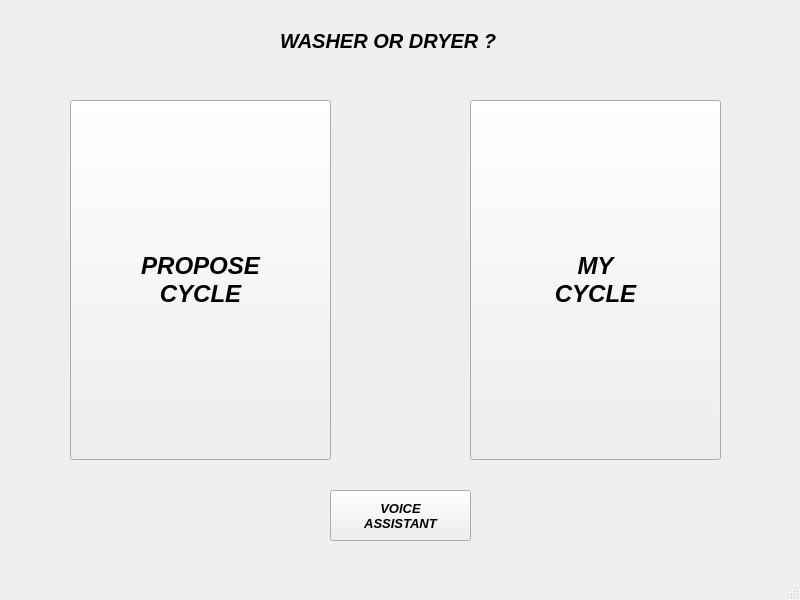
<?xml version="1.0" encoding="UTF-8"?>
<ui version="4.0">
 <class>MainWindow</class>
 <widget class="QMainWindow" name="MainWindow">
  <property name="geometry">
   <rect>
    <x>0</x>
    <y>0</y>
    <width>800</width>
    <height>600</height>
   </rect>
  </property>
  <property name="windowTitle">
   <string>MainWindow</string>
  </property>
  <widget class="QWidget" name="centralwidget">
   <widget class="QPushButton" name="pushButton">
    <property name="geometry">
     <rect>
      <x>70</x>
      <y>100</y>
      <width>261</width>
      <height>360</height>
     </rect>
    </property>
    <property name="font">
     <font>
      <family>Arial</family>
      <pointsize>18</pointsize>
      <weight>75</weight>
      <italic>true</italic>
      <bold>true</bold>
     </font>
    </property>
    <property name="text">
     <string>PROPOSE
CYCLE</string>
    </property>
   </widget>
   <widget class="QPushButton" name="pushButton_2">
    <property name="geometry">
     <rect>
      <x>470</x>
      <y>100</y>
      <width>251</width>
      <height>360</height>
     </rect>
    </property>
    <property name="font">
     <font>
      <family>Arial</family>
      <pointsize>18</pointsize>
      <weight>75</weight>
      <italic>true</italic>
      <bold>true</bold>
     </font>
    </property>
    <property name="text">
     <string>MY
CYCLE</string>
    </property>
   </widget>
   <widget class="QLabel" name="label">
    <property name="geometry">
     <rect>
      <x>280</x>
      <y>20</y>
      <width>271</width>
      <height>41</height>
     </rect>
    </property>
    <property name="font">
     <font>
      <family>Arial</family>
      <pointsize>15</pointsize>
      <weight>75</weight>
      <italic>true</italic>
      <bold>true</bold>
     </font>
    </property>
    <property name="text">
     <string>WASHER OR DRYER ?</string>
    </property>
   </widget>
   <widget class="QPushButton" name="pushButton_5">
    <property name="geometry">
     <rect>
      <x>330</x>
      <y>490</y>
      <width>141</width>
      <height>51</height>
     </rect>
    </property>
    <property name="font">
     <font>
      <family>Arial</family>
      <pointsize>10</pointsize>
      <weight>75</weight>
      <italic>true</italic>
      <bold>true</bold>
      <strikeout>false</strikeout>
     </font>
    </property>
    <property name="text">
     <string>VOICE
ASSISTANT</string>
    </property>
   </widget>
  </widget>
  <widget class="QMenuBar" name="menubar">
   <property name="geometry">
    <rect>
     <x>0</x>
     <y>0</y>
     <width>800</width>
     <height>26</height>
    </rect>
   </property>
  </widget>
  <widget class="QStatusBar" name="statusbar"/>
 </widget>
 <resources/>
 <connections/>
</ui>
